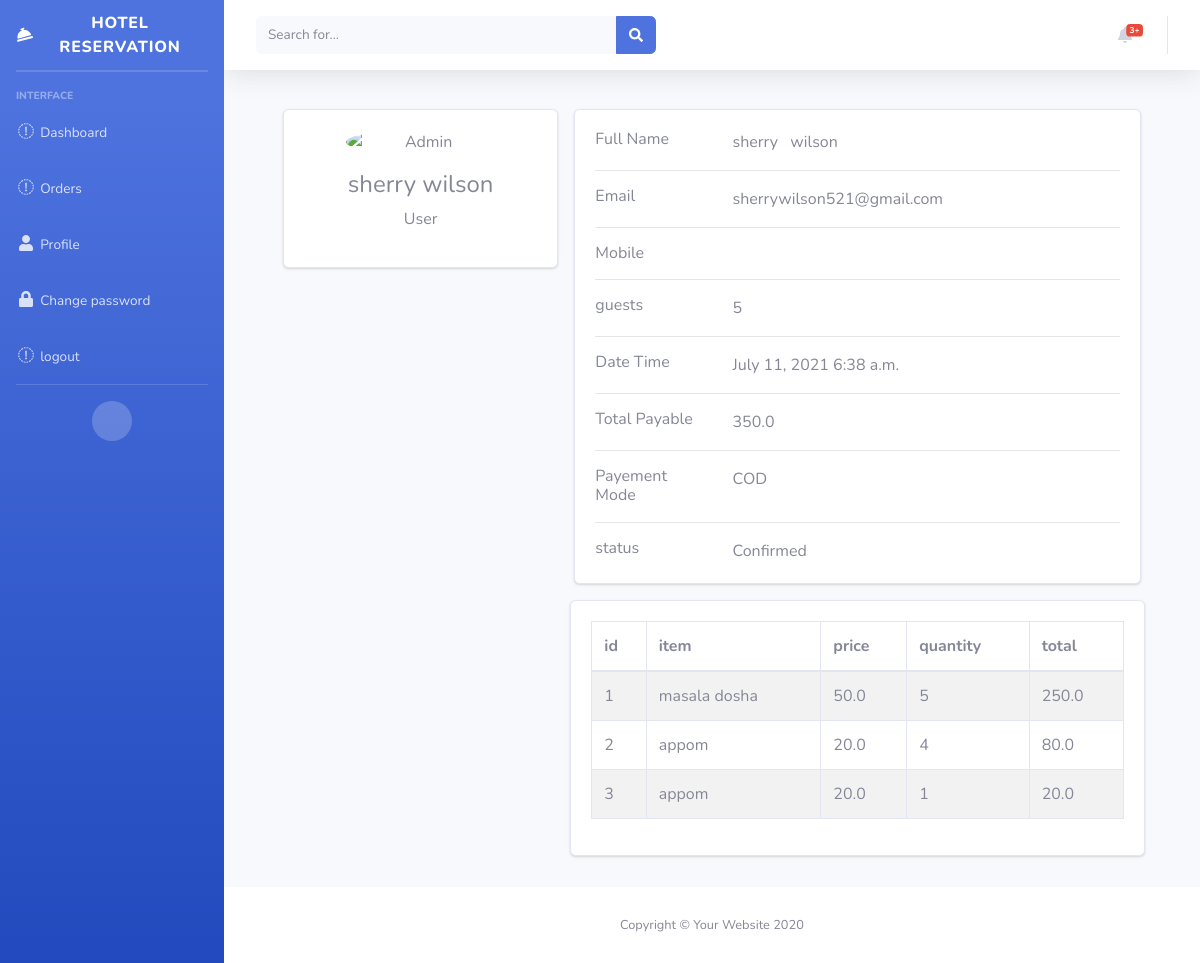
Screenshot of /orders/ef37317587524018ac12487b89538ff1/ with the database file from the repository.
### customer/models.py (models this page shows, shortened)
class Booking(models.Model):
    ORDER_STATUS = (('Pending', 'Pending'), ('Confirmed', 'Confirmed'),
                    ('Completed', 'Completed'), ('Cancelled', 'Cancelled'))
    id = models.UUIDField(primary_key=True, default=uuid.uuid4, editable=False)
    restaurant = models.ForeignKey(Restaurant, on_delete=models.DO_NOTHING)
    user = models.ForeignKey(User, on_delete=models.DO_NOTHING)
    order_status = models.CharField(
        max_length=10, choices=ORDER_STATUS, default='Pending')
    guest = models.IntegerField(validators=[MinValueValidator(1), ])
    date = models.DateField()
    time = models.TimeField()
    paymentmethod = models.CharField(max_length=100, null=True, blank=True)
    created_at = models.DateTimeField(auto_now=True, blank=True, null=True)
    def total_amount(self):
        _y = []
        _x = self.order_items.all()
        _y = [i.food.price*i.quantity for i in _x]
        return sum(_y)

class BookingItem(models.Model):
    order = models.ForeignKey(
        Booking, on_delete=models.CASCADE, related_name='order_items')
    food = models.ForeignKey(Item, on_delete=models.DO_NOTHING)
    quantity = models.IntegerField()
    def total(self):
        return self.food.price*self.quantity

### restaurant/models.py (models this page shows, shortened)
class Item(models.Model):
    name = models.CharField(max_length=50)
    price = models.FloatField()
    category = models.ForeignKey(
        Category, on_delete=models.CASCADE, related_name='items', blank=True, null=True)
    created_by = models.ForeignKey(User, on_delete=models.CASCADE)

### customer/views.py (the view)
# urls.py: path('orders/<pk>/', views.OrderDetailView.as_view(), name="order-detail"),
class OrderDetailView(DetailView):
    model = Booking
    template_name = "booking/detail.html"
    def get_object(self):
        _pk = self.kwargs.get('pk')
        print(_pk)
        return get_object_or_404(Booking, id=_pk)
    def get_context_data(self, **kwargs):
        context = super().get_context_data(**kwargs)
        pk = self.kwargs.get('pk')
        print(pk)
        return context

### customer/templates/booking/detail.html (shortened to what this page needs)
{% extends 'booking/basedetail.html' %} {% block body %}
<div class="container">
  <div class="main-body">
    <div class="row gutters-sm">
      <div class="col-md-4 mb-3">
        <div class="card">
          <div class="card-body">
            <div class="d-flex flex-column align-items-center text-center">
              <img src="https://bootdey.com/img/Content/avatar/avatar7.png" alt="Admin" class="rounded-circle"
                width="150" />
              <div class="mt-3">
                <h4>{{object.user.first_name}}&nbsp;{{object.user.last_name}}</h4>
                <p class="text-muted font-size-sm">
                  User
                </p>
              </div>
            </div>
          </div>
        </div>
      </div>
      <div class="col-md-8">
        <div class="card mb-3">
          <div class="card-body">
            <div class="row">
              <div class="col-sm-3">
                <h6 class="mb-0">Full Name</h6>
              </div>
              <div class="col-sm-9 text-secondary">{{object.user.first_name}} &nbsp; {{object.user.last_name}}</div>
            </div>
            <hr />
            <div class="row">
              <div class="col-sm-3">
                <h6 class="mb-0">Email</h6>
              </div>
              <div class="col-sm-9 text-secondary">{{object.user.email}}</div>
            </div>
            <hr />
            <div class="row">
              <div class="col-sm-3">
                <h6 class="mb-0">Mobile</h6>
              </div>
              <div class="col-sm-9 text-secondary">{{object.user.profile.phone}}</div>
            </div>
            <hr />
            <div class="row">
              <div class="col-sm-3">
                <h6 class="mb-0">guests</h6>
              </div>
              <div class="col-sm-9 text-secondary">
                {{object.guest}}
              </div>
            </div>
            <hr />
            <div class="row">
              <div class="col-sm-3">
                <h6 class="mb-0">Date Time</h6>
              </div>
              <div class="col-sm-9 text-secondary">
                {{object.date}}&nbsp;{{object.time}}
              </div>
            </div>
            <hr />
            <div class="row">
              <div class="col-sm-3">
                <h6 class="mb-0">Total Payable</h6>
              </div>
              <div class="col-sm-9 text-secondary">{{object.total_amount}}</div>
            </div>
            <hr />
            <div class="row">
              <div class="col-sm-3">
                <h6 class="mb-0">Payement Mode</h6>
              </div>
              <div class="col-sm-9 text-secondary">{{object.paymentmethod}}</div>
            </div>
            <hr />
            <div class="row">
              <div class="col-sm-3">
                <h6 class="mb-0">status</h6>
              </div>
              <div class="col-sm-9 text-secondary">
                {{object.order_status}}
              </div>
            </div>
          </div>
        </div>
        <div class="row gutters-sm">
          <div class="col-sm-12 mb-3">
            <div class="card h-100">
              <div class="card-body">
                <div class="table-responsive">
                  <table class="table table-bordered table-striped table-hover">
                    <thead>
                      <tr>
                        <th>id</th>
                        <th>item</th>
                        <th>price</th>
                        <th>quantity</th>
                        <th>total</th>
                      </tr>
                    </thead>
                    <tbody>
                      {% for i in object.order_items.all %}
                      <tr>
                        <td>{{forloop.counter}}</td>
                        <td>{{i.food.name}}</td>
                        <td>{{i.food.price}}</td>
                        <td>{{i.quantity}}</td>
                        <td>{{i.total}}</td>
                      </tr>
                      {% endfor %}
                    </tbody>
                  </table>
                </div>
              </div>
            </div>
          </div>
        </div>
      </div>
    </div>
  </div>
</div>
{% endblock body %}

### static/css/detail.css (style rules this page uses)
body { margin-top: 20px; color: #1a202c; text-align: left; background-color: #e2e8f0; }
.main-body { padding: 15px; }
.card { box-shadow: 0 1px 3px 0 rgba(0, 0, 0, 0.1), 0 1px 2px 0 rgba(0, 0, 0, 0.06); }
.card { position: relative; display: flex; flex-direction: column; min-width: 0; word-wrap: break-word; background-color: #fff; background-clip: border-box; border: 0 solid rgba(0, 0, 0, 0.125); border-radius: 0.25rem; }
.card-body { flex: 1 1 auto; min-height: 1px; padding: 1rem; }
.gutters-sm { margin-right: -8px; margin-left: -8px; }
.gutters-sm > .col, .gutters-sm > [class*="col-"] { padding-right: 8px; padding-left: 8px; }
.mb-3, .my-3 { margin-bottom: 1rem !important; }
.h-100 { height: 100% !important; }

### rows the page displays
Booking: user.first_name "sherry", user.last_name "wilson", user.email "sherrywilson521@gmail.com", guest "5", date "July 11, 2021", time "6:38 a.m.", total_amount "350.0", paymentmethod "COD", order_status "Confirmed"
BookingItem: food.name "masala dosha", food.price "50.0", quantity "5", total "250.0"
BookingItem: food.name "appom", food.price "20.0", quantity "4", total "80.0"
BookingItem: food.name "appom", food.price "20.0", quantity "1", total "20.0"
